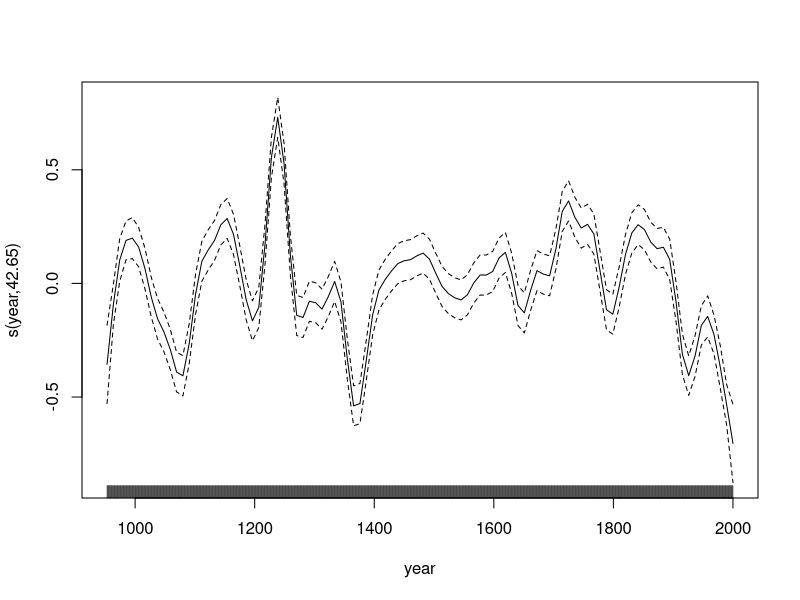
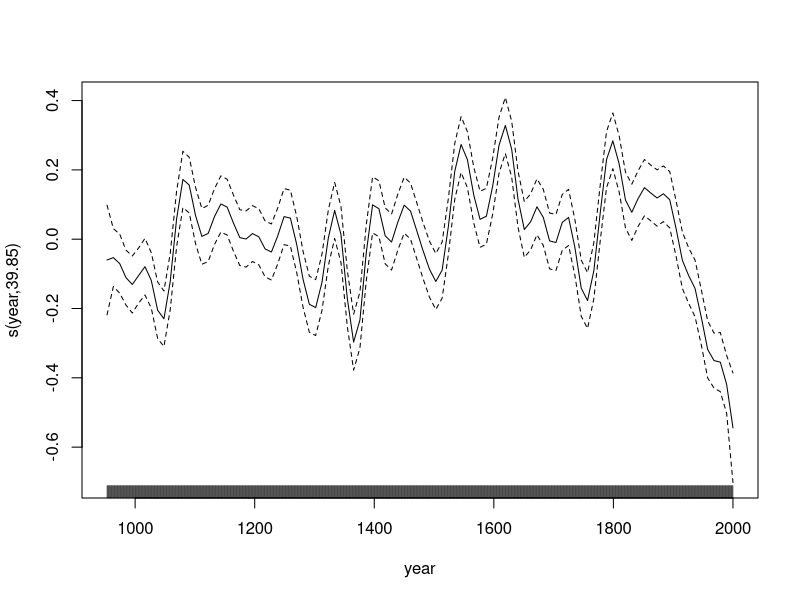
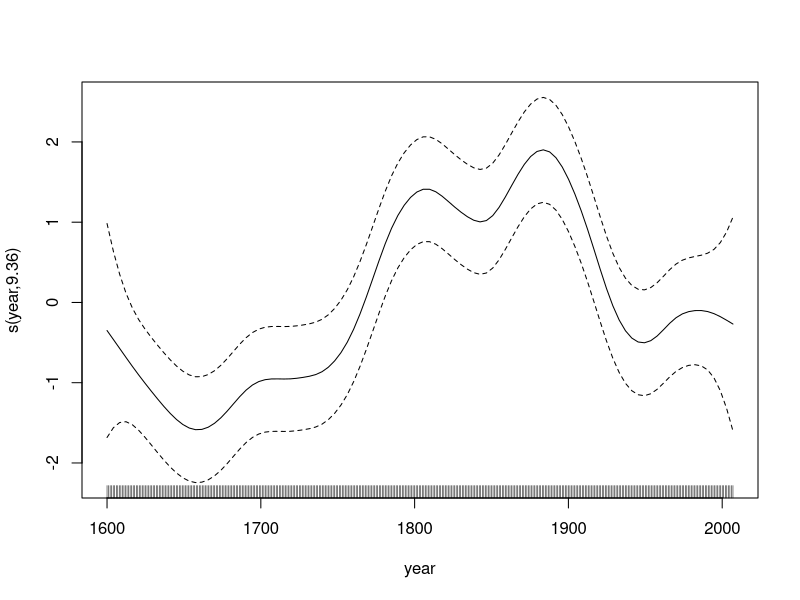
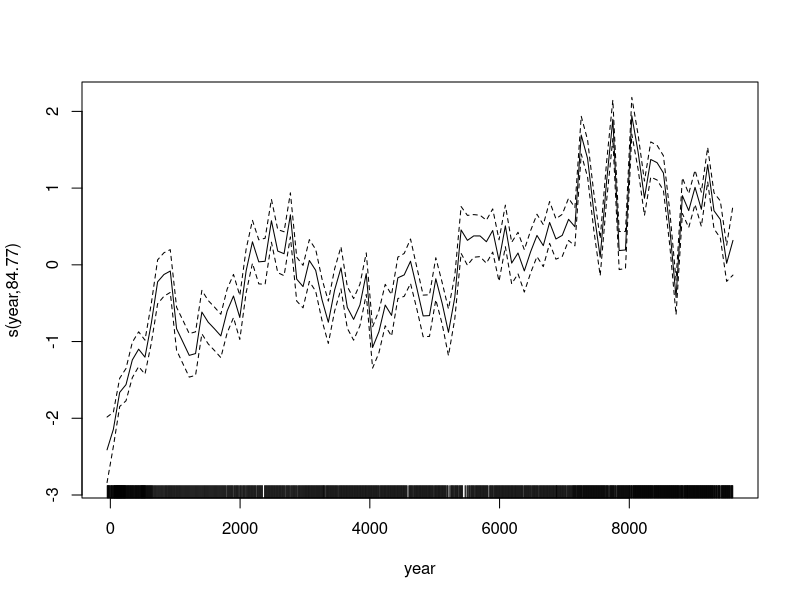
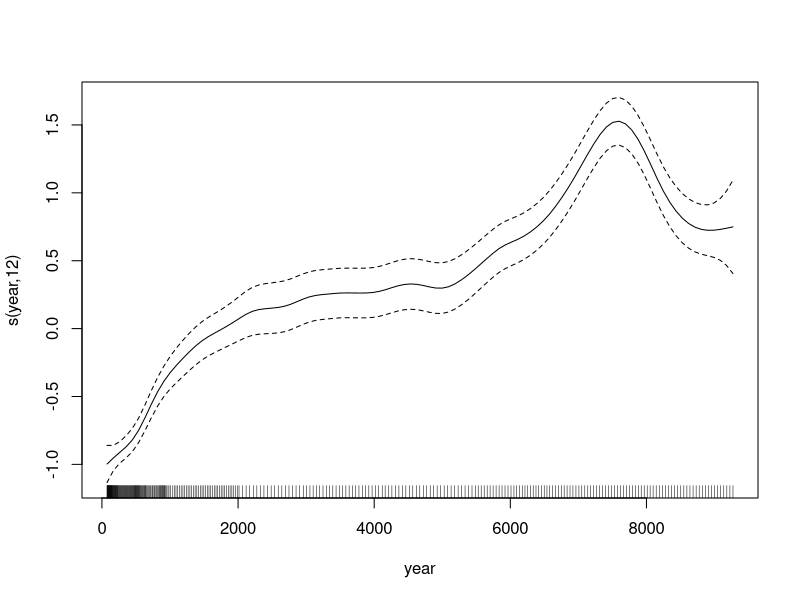
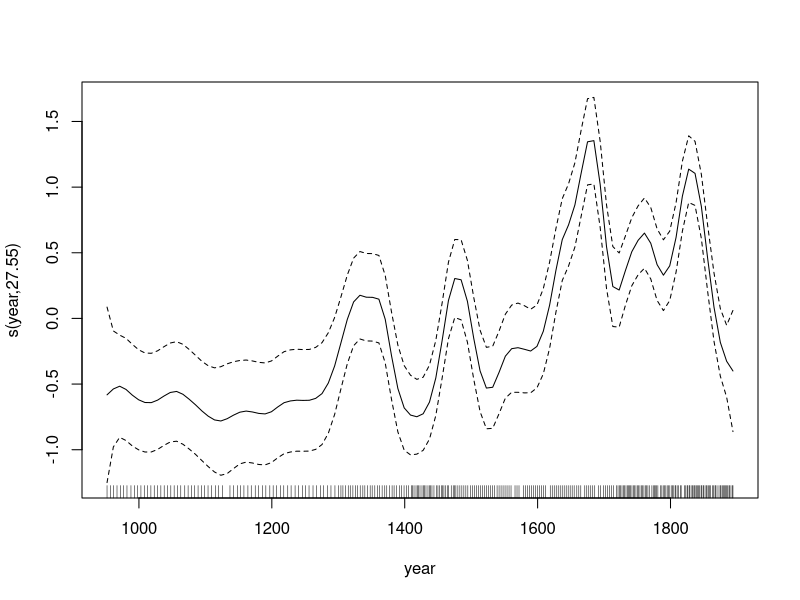
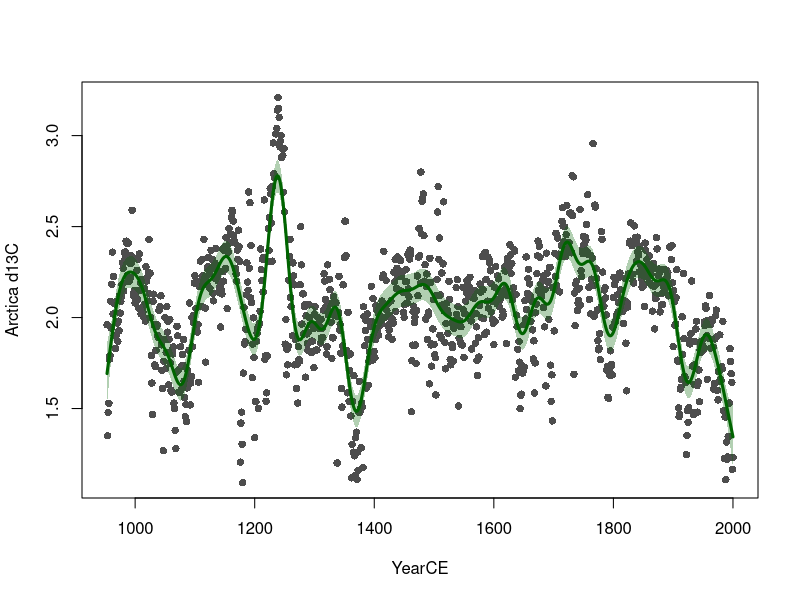
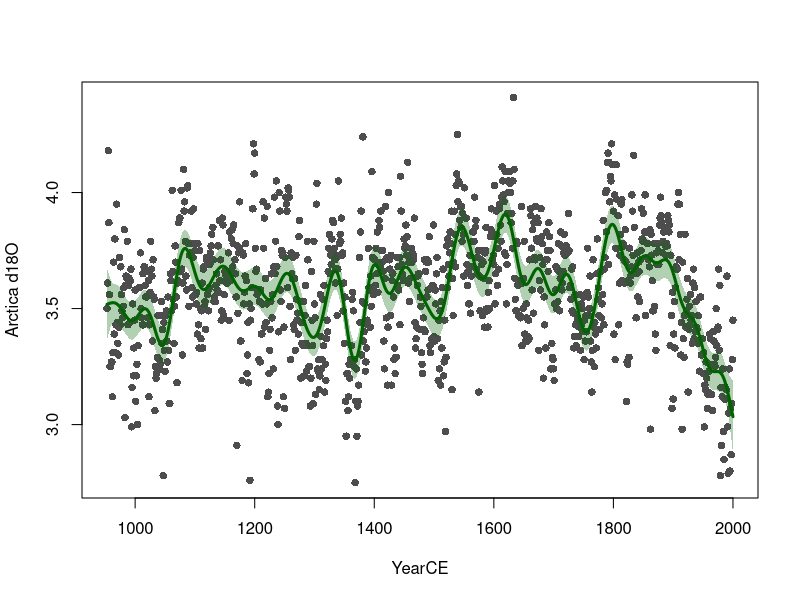

Write the R code that produced these figures, in order.
## Climate code

library("mgcv")

# some functions

add.alpha <- function(col, alpha=1){
  if(missing(col))
    stop("Please provide a vector of colours.")
  apply(sapply(col, col2rgb)/255, 2, 
        function(x) 
          rgb(x[1], x[2], x[3], alpha=alpha))  
}


### lets input data


climate <- read.csv("rawdata/climate/combined.csv")


unique(climate$record)


## Lets go! 


## delta 13C
subset <- "Arcticad13C"
climate$record==subset

value <- climate$value[climate$record==subset]
year <- climate$year[climate$record==subset]

gam1 <- gam(value ~ s(year,k=50), method = "REML")
plot(gam1)

prediction <- data.frame("year"=953:2000)
prediction <- cbind(prediction,predict(gam1,newdata = prediction,se.fit = TRUE))
prediction$uppCI <- prediction$fit+prediction$se.fit*1.96
prediction$lwrCI <- prediction$fit-prediction$se.fit*1.96

pdf("figures/climate/Artica_d13C.pdf",height=6,width =11)
plot(climate$year[climate$record==subset],climate$value[climate$record==subset],pch=16,
     xlab="YearCE",
     ylab="Arctica d13C",
     col="grey30")
polygon(c(prediction$year, rev(prediction$year)), c(prediction$uppCI, rev(prediction$lwrCI)), col=add.alpha('darkgreen',0.3), border=NA)
points(prediction$year,prediction$fit,lwd=3,col="darkgreen",type='l')
dev.off()

## delta 18O

subset <- "Arcticad18O"
climate$record==subset

value <- climate$value[climate$record==subset]
year <- climate$year[climate$record==subset]


gam1 <- gam(value ~ s(year,k=50), method = "REML")
plot(gam1)

prediction <- data.frame("year"=953:2000)
prediction <- cbind(prediction,predict(gam1,newdata = prediction,se.fit = TRUE))
prediction$uppCI <- prediction$fit+prediction$se.fit*1.96
prediction$lwrCI <- prediction$fit-prediction$se.fit*1.96

pdf("figures/climate/Artica_d18O.pdf",height=6,width =11)
plot(climate$year[climate$record==subset],climate$value[climate$record==subset],pch=16,
     xlab="YearCE",
     ylab="Arctica d18O",
     col="grey30")
polygon(c(prediction$year, rev(prediction$year)), c(prediction$uppCI, rev(prediction$lwrCI)), col=add.alpha('darkgreen',0.3), border=NA)
points(prediction$year,prediction$fit,lwd=3,col="darkgreen",type='l')
dev.off()

## Sea ice index
subset <- "SeaIceIndex"
climate$record==subset

value <- climate$value[climate$record==subset]
year <- climate$year[climate$record==subset]


gam1 <- gam(value ~ s(year,k=50), method = "REML")
plot(gam1)

max(year)
min(year)

prediction <- data.frame("year"=1600:2007)
prediction <- cbind(prediction,predict(gam1,newdata = prediction,se.fit = TRUE))
prediction$uppCI <- prediction$fit+prediction$se.fit*1.96
prediction$lwrCI <- prediction$fit-prediction$se.fit*1.96

pdf("figures/climate/SeaIceIndex.pdf",height=6,width =11)
plot(climate$year[climate$record==subset],climate$value[climate$record==subset],pch=16,
     xlab="YearCE",
     ylab="Seaice Index",
     col="grey30")
polygon(c(prediction$year, rev(prediction$year)), c(prediction$uppCI, rev(prediction$lwrCI)), col=add.alpha('darkgreen',0.3), border=NA)
points(prediction$year,prediction$fit,lwd=3,col="darkgreen",type='l')
dev.off()

##  "MD99-2275sstAlkenone" "MD99-2275sstDiatom"   "MD99-2275sstIP25" 
subset <- "MD99-2275sstAlkenone"
climate$record==subset

value <- climate$value[climate$record==subset]
year <- climate$year[climate$record==subset]


gam1 <- gam(value ~ s(year,k=100), method = "REML")
plot(gam1)

max(year)
min(year)

prediction <- data.frame("year"=-51:9598)
prediction <- cbind(prediction,predict(gam1,newdata = prediction,se.fit = TRUE))
prediction$uppCI <- prediction$fit+prediction$se.fit*1.96
prediction$lwrCI <- prediction$fit-prediction$se.fit*1.96

pdf("figures/climate/MD99-2275sstAlkenone.pdf",height=6,width =11)
plot(climate$year[climate$record==subset],climate$value[climate$record==subset],pch=16,cex=0.4,
     xlim=c(max(year),min(year)),
     xlab="YearBP",
     ylab="MD99-2275sstAlkenone",
     col="grey30")
polygon(c(prediction$year, rev(prediction$year)), c(prediction$uppCI, rev(prediction$lwrCI)), col=add.alpha('darkgreen',0.3), border=NA)
points(prediction$year,prediction$fit,lwd=1,col="darkgreen",type='l')
dev.off()



##  "MD99-2275sstDiatom"   "MD99-2275sstIP25" 
subset <- "MD99-2275sstDiatom"
climate$record==subset

value <- climate$value[climate$record==subset]
year <- climate$year[climate$record==subset]


gam1 <- gam(value ~ s(year,k=100), method = "REML")
plot(gam1)

max(year)
min(year)

prediction <- data.frame("year"=75:9271)
prediction <- cbind(prediction,predict(gam1,newdata = prediction,se.fit = TRUE))
prediction$uppCI <- prediction$fit+prediction$se.fit*1.96
prediction$lwrCI <- prediction$fit-prediction$se.fit*1.96

pdf("figures/climate/MD99-2275sstDiatom.pdf",height=6,width =11)
plot(climate$year[climate$record==subset],climate$value[climate$record==subset],pch=16,
     xlim=c(max(year),min(year)),
     xlab="YearBP",
     ylab="MD99-2275sstDiatom",
     col="grey30")
polygon(c(prediction$year, rev(prediction$year)), c(prediction$uppCI, rev(prediction$lwrCI)), col=add.alpha('darkgreen',0.3), border=NA)
points(prediction$year,prediction$fit,lwd=3,col="darkgreen",type='l')
dev.off()

## "MD99-2275IP25" 
subset <- "MD99-2275sstIP25" 
climate$record==subset

value <- climate$value[climate$record==subset]
year <- climate$year[climate$record==subset]


gam1 <- gam(value ~ s(year,k=100), method = "REML")
plot(gam1)

max(year)
min(year)

prediction <- data.frame("year"=952:1894)
prediction <- cbind(prediction,predict(gam1,newdata = prediction,se.fit = TRUE))
prediction$uppCI <- prediction$fit+prediction$se.fit*1.96
prediction$lwrCI <- prediction$fit-prediction$se.fit*1.96

pdf("figures/climate/MD99-2275IP25.pdf",height=6,width =11)
plot(climate$year[climate$record==subset],climate$value[climate$record==subset],pch=16,
     xlim=c(max(year),min(year)),
     xlab="YearBP",
     ylab="MD99-2275IP25",
     col="grey30")
polygon(c(prediction$year, rev(prediction$year)), c(prediction$uppCI, rev(prediction$lwrCI)), col=add.alpha('darkgreen',0.3), border=NA)
points(prediction$year,prediction$fit,lwd=3,col="darkgreen",type='l')
dev.off()



